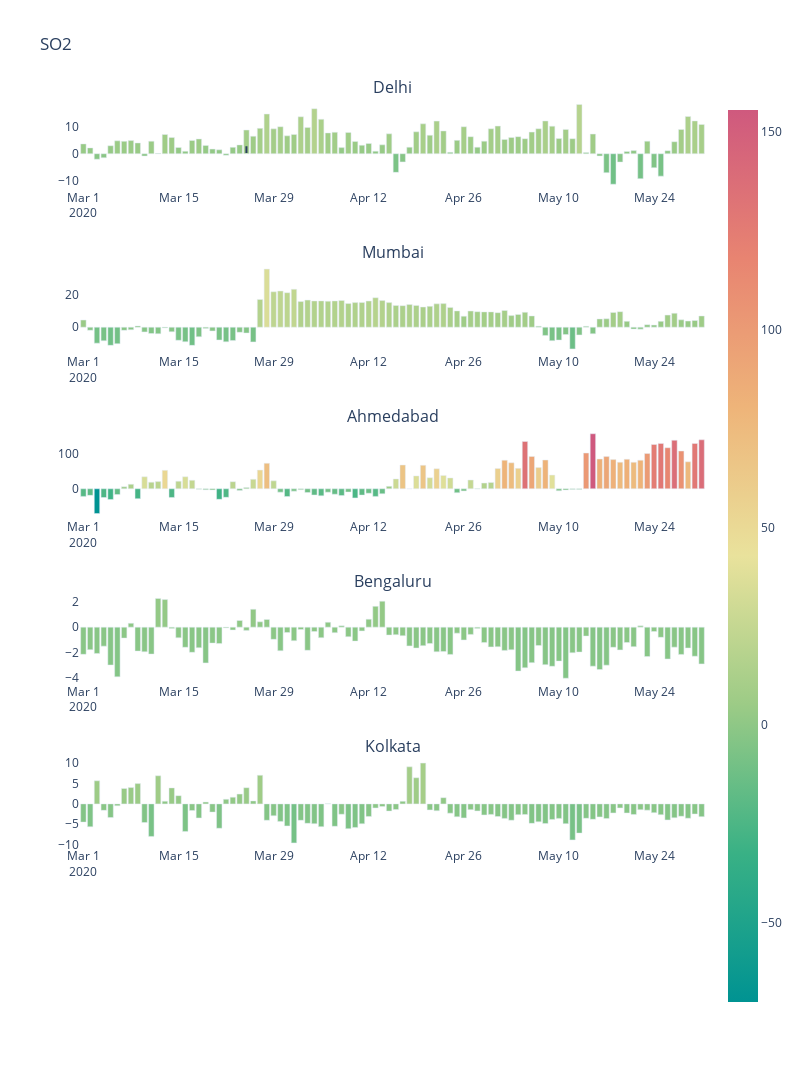

The code cell stored with this chart in its notebook:
### Code cell
plot = make_subplots(
    rows=6, cols=1,
    subplot_titles=('Delhi','Mumbai','Ahmedabad','Bengaluru','Kolkata'))

plot.add_trace(go.Bar(x=SO2.index, y=SO2['Delhi'],
                    marker=dict(color=SO2['Delhi'],coloraxis="coloraxis")),1,1)

plot.add_trace(go.Bar(x=SO2.index, y=SO2['Mumbai'],
                    marker=dict(color=SO2['Mumbai'],coloraxis="coloraxis")),2,1)

plot.add_trace(go.Bar(x=SO2.index, y=SO2['Ahmedabad'],
                    marker=dict(color=SO2['Ahmedabad'],coloraxis="coloraxis")),3,1)

plot.add_trace(go.Bar(x=SO2.index, y=SO2['Bengaluru'],
                    marker=dict(color=SO2['Bengaluru'],coloraxis="coloraxis")),4,1)

plot.add_trace(go.Bar(x=SO2.index, y=SO2['Kolkata'],
                    marker=dict(color=SO2['Kolkata'],coloraxis="coloraxis")),5,1)


plot.update_layout(coloraxis=dict(colorscale='Temps'),showlegend=False,title_text="SO2")

plot.update_layout(plot_bgcolor='white')

plot.update_layout( width=800,height=1200,shapes=[
      dict(
      type= 'line',
#       yref= 'paper', y0= 0, y1= 1,
      xref= 'x', x0= '2020-03-25', x1= '2020-03-25'
    )
])
